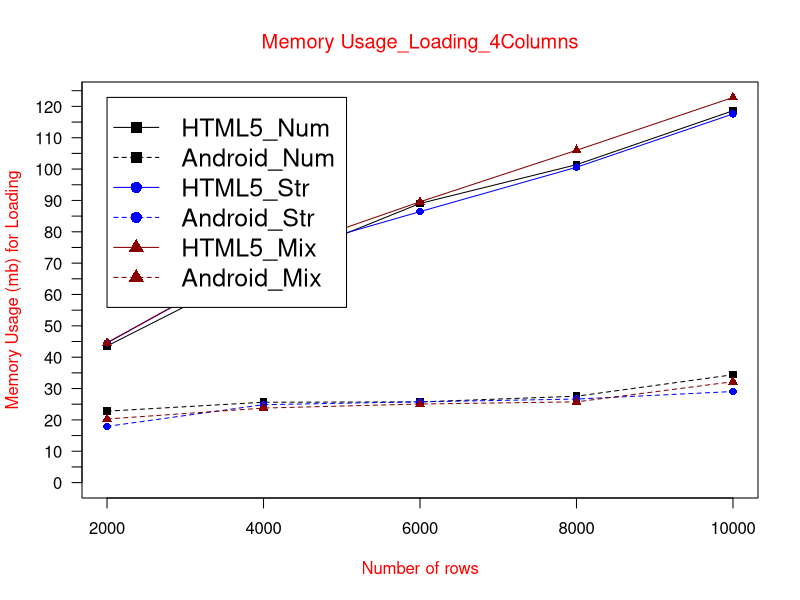

This figure's R source:
data <- read.table("MUloading4col.txt", header = TRUE)

max_y <- max(data)
plot_colors <- c("black", "blue", "red4")
png(filename="MUloading4col.png", height = 1000, width = 1450, bg = "white")
plot(data$HTML5_Num, type = "o", col = plot_colors[1], pch=15,  ylim=c(0,max_y), axes=FALSE, ann=FALSE)
axis(1, at=1:5, lab=c("2000", "4000", "6000", "8000", "10000"))
axis(2, las=1, at=5*0:max_y, cex.axis = 1)

box()
lines(data$Android_Num, type="o", pch=15, lty=2, col=plot_colors[1])
lines(data$HTML5_Str, type="o", pch=16, lty=1,  col=plot_colors[2])
lines(data$Android_Str, type="o", pch=16, lty=2,  col=plot_colors[2])   
lines(data$HTML5_Mix, type="o", pch=17, lty=1, col=plot_colors[3])
lines(data$Android_Mix, type="o", pch=17, lty=2,   col=plot_colors[3])

title(main="Memory Usage_Loading_4Columns", col.main="red", font.main=6)
title(xlab= "Number of rows", col.lab="red")
title(ylab= "Memory Usage (mb) for Loading", col.lab="red")
legend(1, max_y, names(data), cex=1.5, col=c("black", "black","blue", "blue","red4","red4"), pch=c(15,15,16,16,17,17), lty=c(1,2,1,2,1,2));

dev.off()
